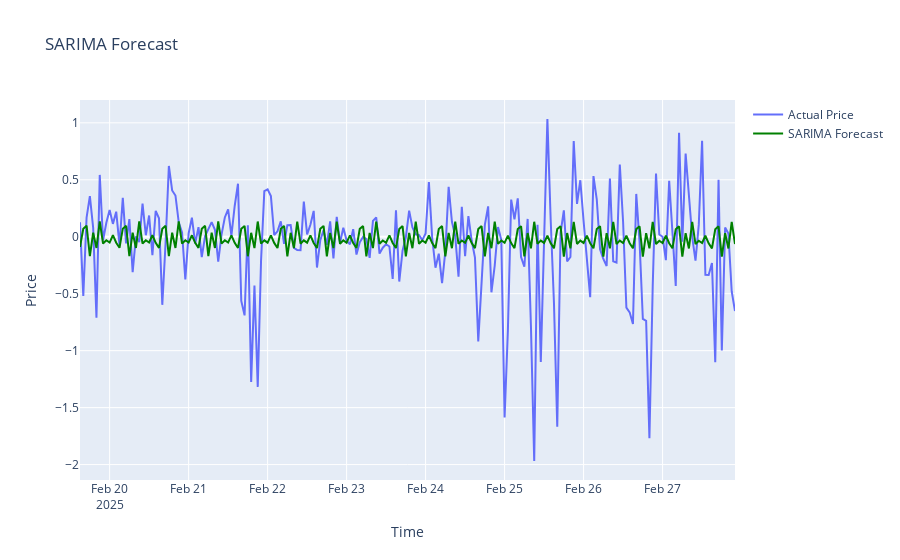

Write notebook code for a chart like this one.
### Code cell
# ---- SARIMA ----
sarima_model = SARIMAX(df_train[best_feature].dropna(), order=(1,1,1), seasonal_order=(1,1,1,12))
sarima_result = sarima_model.fit()

# Forecast Next Steps
sarima_forecast = sarima_result.forecast(steps=len(df_test))
df_test["sarima_forecast"] = sarima_forecast.values

# Plot SARIMA Forecast
fig = go.Figure()
fig.add_trace(go.Scatter(x=df_test.index, y=df_test[best_feature], name="Actual Price"))
fig.add_trace(go.Scatter(x=df_test.index, y=df_test["sarima_forecast"], name="SARIMA Forecast", line=dict(color="green")))
fig.update_layout(title="SARIMA Forecast", xaxis_title="Time", yaxis_title="Price")
fig.show()

### Figure 1 — Plotly figure (JSON) as saved in the notebook; plotly's stock layout.template omitted (floating-point values rounded to 4 significant figures; data arrays with more than 128 entries replaced by an {"elided": "..."} marker saying what was removed)
{"data": [{"name": "Actual Price", "type": "scatter", "x": {"elided": "200 str values"}, "y": {"elided": "200 float values"}}, {"line": {"color": "green"}, "name": "SARIMA Forecast", "type": "scatter", "x": {"elided": "200 str values"}, "y": {"elided": "200 float values"}}], "layout": {"title": {"text": "SARIMA Forecast"}, "xaxis": {"title": {"text": "Time"}}, "yaxis": {"title": {"text": "Price"}}}}
